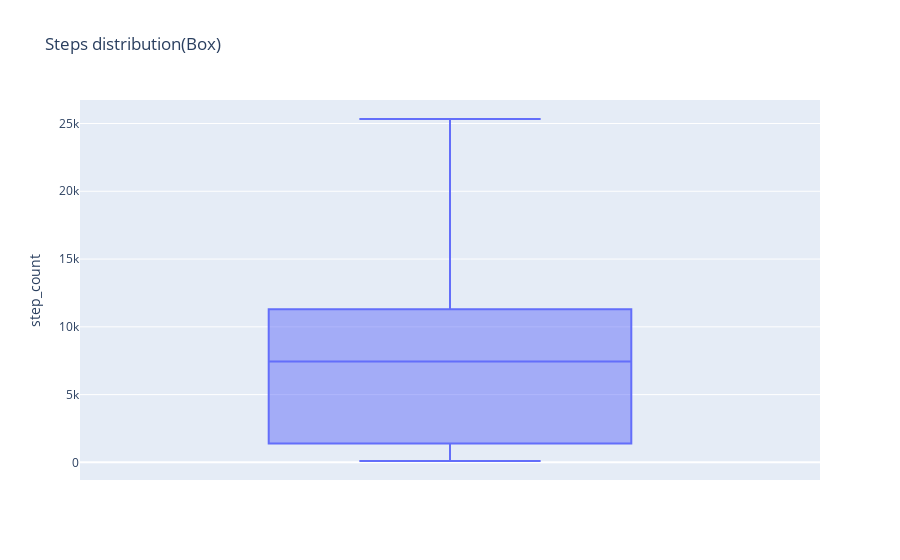

Notebook cell for this chart:
### Code cell
step_fig_box = px.box(steps, y='step_count',title='Steps distribution(Box)', height = 700)
step_fig_box.show()

### Figure 1 — Plotly figure (JSON) as saved in the notebook; plotly's stock layout.template omitted (floating-point values rounded to 4 significant figures; data arrays with more than 128 entries replaced by an {"elided": "..."} marker saying what was removed)
{"data": [{"alignmentgroup": "True", "hovertemplate": "step_count=%{y}<extra></extra>", "legendgroup": "", "marker": {"color": "#636efa"}, "name": "", "notched": false, "offsetgroup": "", "orientation": "v", "showlegend": false, "type": "box", "x0": " ", "xaxis": "x", "y": {"elided": "1959 int values"}, "y0": " ", "yaxis": "y"}], "layout": {"autosize": true, "boxmode": "group", "legend": {"tracegroupgap": 0}, "title": {"text": "Steps distribution(Box)"}, "xaxis": {"anchor": "y", "autorange": true, "domain": [0, 1], "range": [-0.5, 0.5], "type": "category"}, "yaxis": {"anchor": "x", "autorange": true, "domain": [0, 1], "range": [-1301.0, 26730.0], "title": {"text": "step_count"}, "type": "linear"}}}
